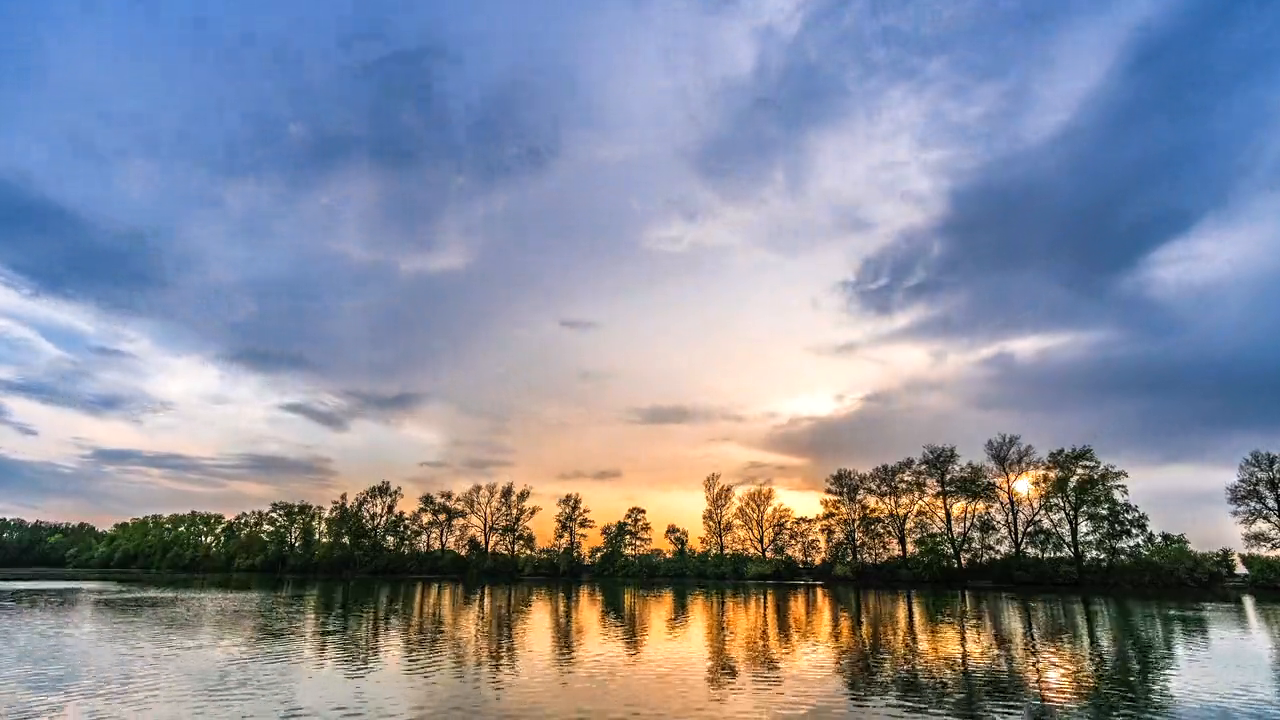
#> input picture frame 37 of src/gol.mp4, 1280 x 720 px
$ python 2_var_olan_videoyu_oku.py
#> lines starting #> are read from the running program, lines starting #| are printed output that depends on the picture
import cv2

capture=cv2.VideoCapture("C:\OpenCv_Uygulamalar_1\src\gol.mp4")#webcamdan görüntü alma işlemi 0 seçimi ile sağlandı.
capture.set(cv2.CAP_PROP_FRAME_WIDTH,500)
capture.set(cv2.CAP_PROP_FRAME_HEIGHT,500)
while True:

    ret,frame=capture.read()
#> frame is the input picture: shape (720, 1280, 3); mean B, G, R 155.7, 141.3, 136.5
    #ret True ve false döndürür.
    #frame->

    if ret==0:
        break

    #frame ter çevirme işlemi yapılıyor.
    frame=cv2.flip(frame,1)#y eksenine gçre tersi alındı
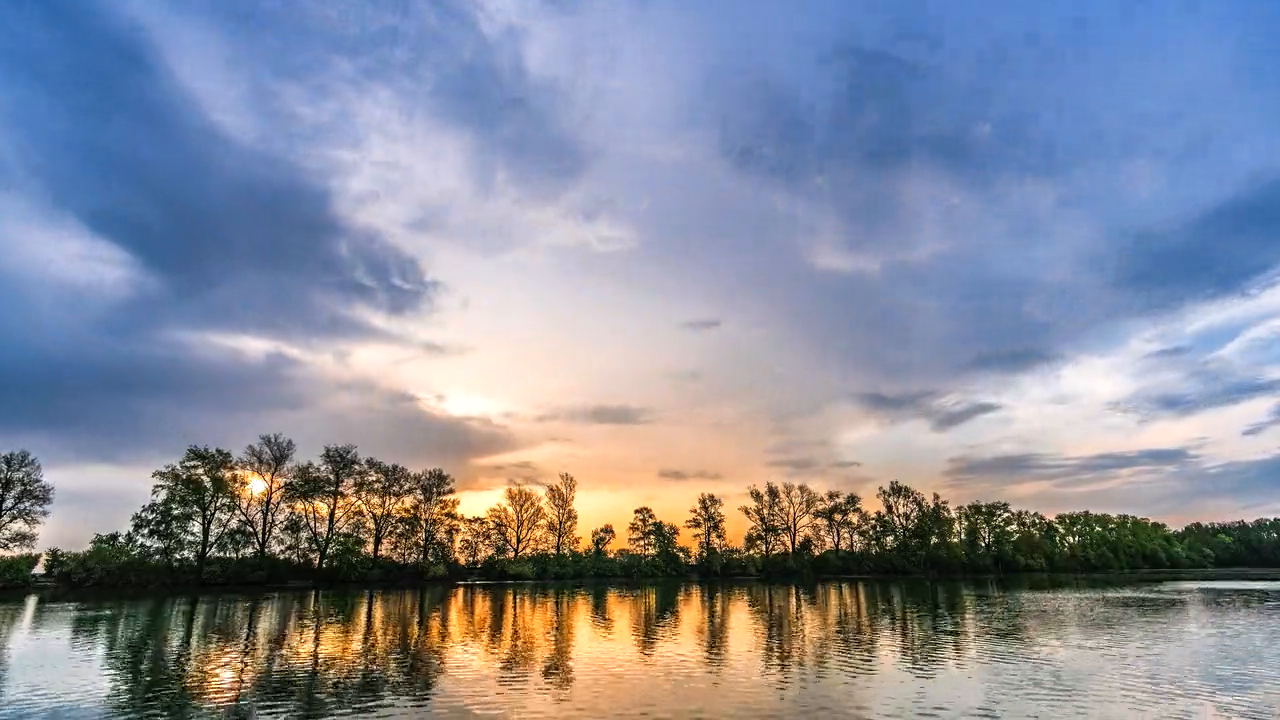
#> frame: shape (720, 1280, 3); mean B, G, R 155.7, 141.3, 136.5

    cv2.imshow("Webcam",frame)
    #her bir frame 30mili/saniye kadar ekranda tutulur.
    if cv2.waitKey(1) & 0Xff==ord("q"):
#> (key q is pressed here)
        break

capture.release()#videoyu serbest bırakma işlemi yapıldı.
cv2.destroyAllWindows()

$ run again, starting later in the video
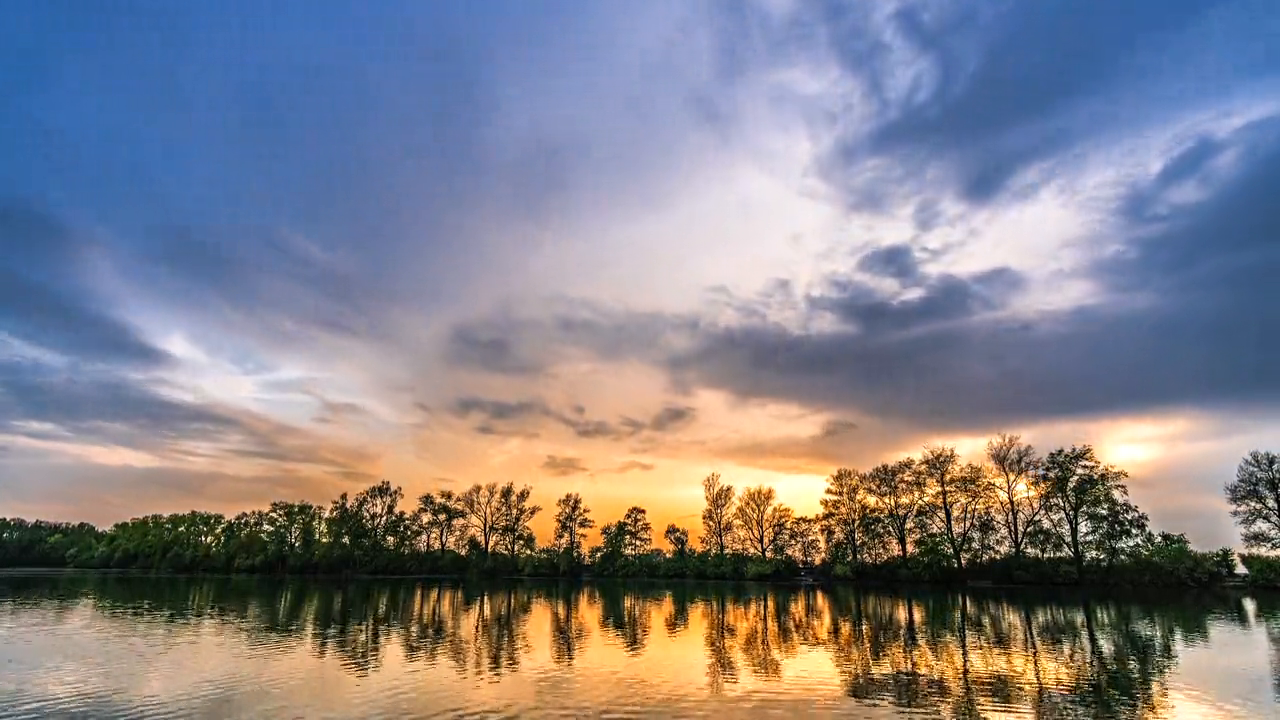
#> input picture frame 169 of src/gol.mp4, 1280 x 720 px
#> frame is the input picture: shape (720, 1280, 3); mean B, G, R 138.1, 130.3, 132.6
#> `frame=cv2.flip(frame,1)#y eksenine gçre tersi alındı`:
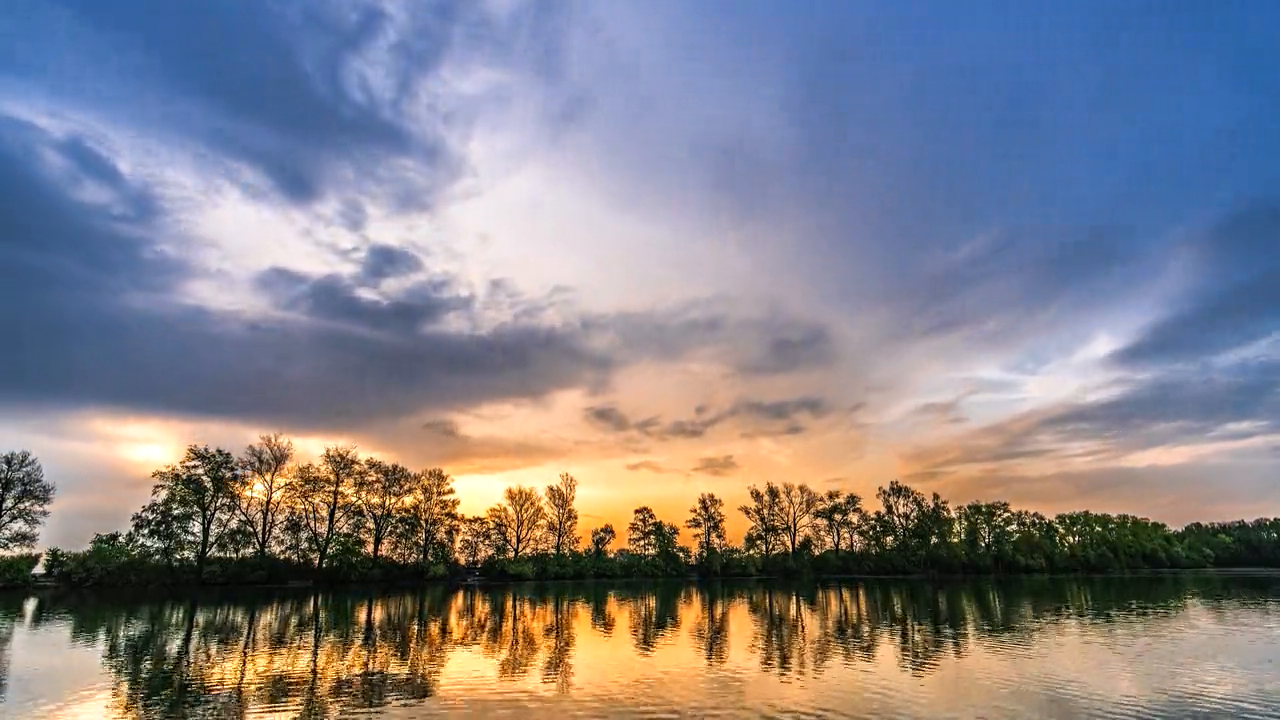
#> frame: shape (720, 1280, 3); mean B, G, R 138.1, 130.3, 132.6

$ run again, starting later in the video
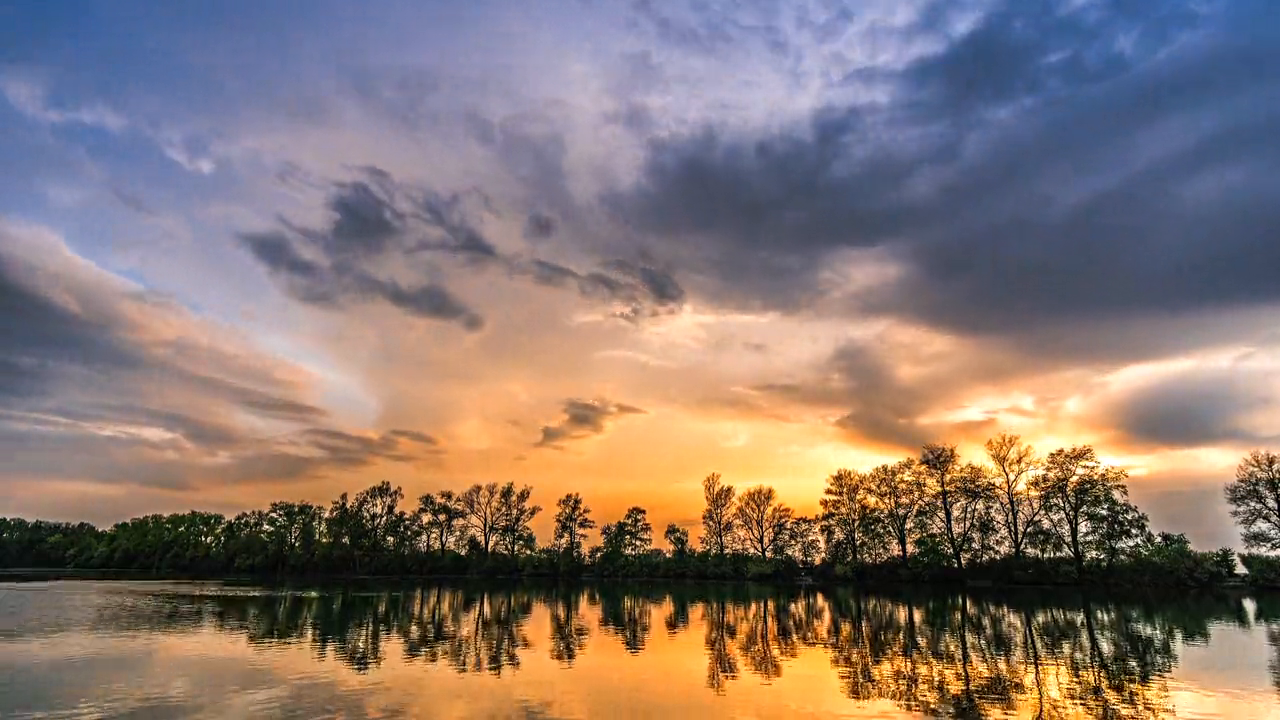
#> input picture frame 301 of src/gol.mp4, 1280 x 720 px
#> frame is the input picture: shape (720, 1280, 3); mean B, G, R 113.7, 119.6, 136.3
#> `frame=cv2.flip(frame,1)#y eksenine gçre tersi alındı`:
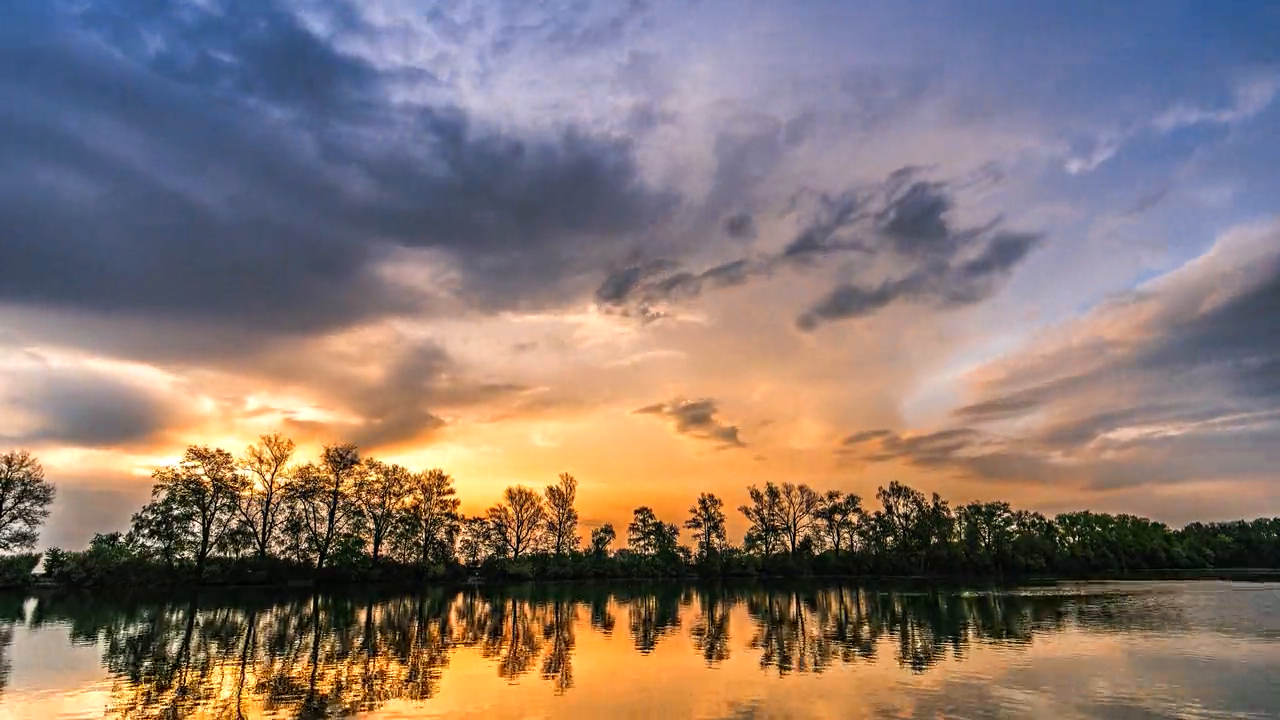
#> frame: shape (720, 1280, 3); mean B, G, R 113.7, 119.6, 136.3
